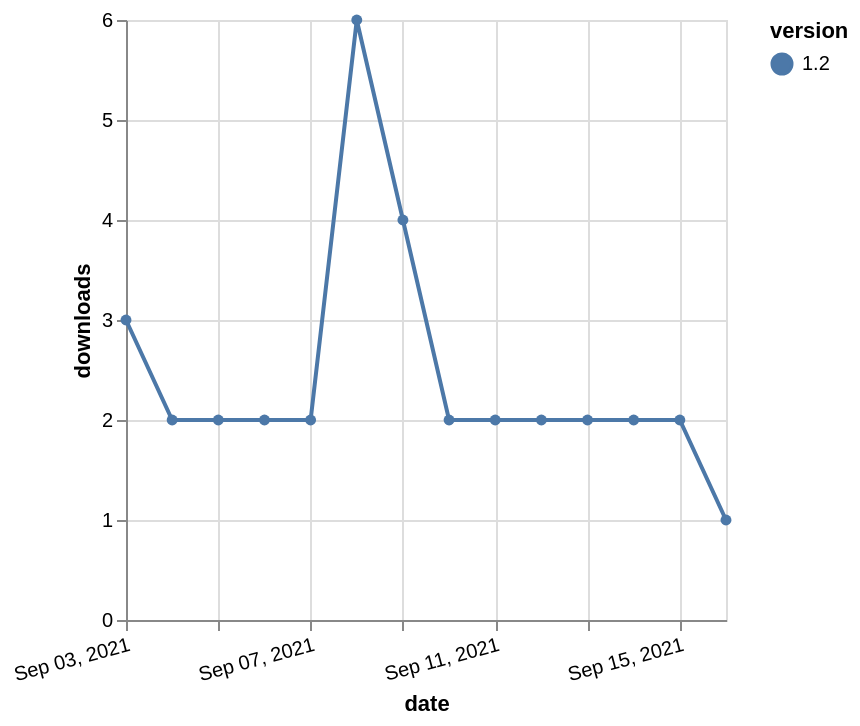

Specify this chart in Vega-Lite:
### Vega-Lite specification from a JSON file in a GitHub repository (floating-point values rounded to 4 significant figures)
{"$schema": "https://vega.github.io/schema/vega-lite/v5.json", "description": "A simple bar chart with embedded data.", "data": {"values": [{"date": "2021-09-03", "total": 1016, "delta": 3, "version": "1.2"}, {"date": "2021-09-04", "total": 1018, "delta": 2, "version": "1.2"}, {"date": "2021-09-05", "total": 1020, "delta": 2, "version": "1.2"}, {"date": "2021-09-06", "total": 1022, "delta": 2, "version": "1.2"}, {"date": "2021-09-07", "total": 1024, "delta": 2, "version": "1.2"}, {"date": "2021-09-08", "total": 1030, "delta": 6, "version": "1.2"}, {"date": "2021-09-09", "total": 1034, "delta": 4, "version": "1.2"}, {"date": "2021-09-10", "total": 1036, "delta": 2, "version": "1.2"}, {"date": "2021-09-11", "total": 1038, "delta": 2, "version": "1.2"}, {"date": "2021-09-12", "total": 1040, "delta": 2, "version": "1.2"}, {"date": "2021-09-13", "total": 1042, "delta": 2, "version": "1.2"}, {"date": "2021-09-14", "total": 1044, "delta": 2, "version": "1.2"}, {"date": "2021-09-15", "total": 1046, "delta": 2, "version": "1.2"}, {"date": "2021-09-16", "total": 1047, "delta": 1, "version": "1.2"}]}, "width": "container", "mark": {"type": "line", "point": {"filled": true}}, "encoding": {"x": {"field": "date", "type": "temporal", "timeUnit": "yearmonthdate", "title": "date", "axis": {"labelAngle": -15}}, "y": {"field": "delta", "type": "quantitative", "title": "downloads"}, "color": {"field": "version", "type": "nominal"}, "tooltip": {"field": "delta"}}}
